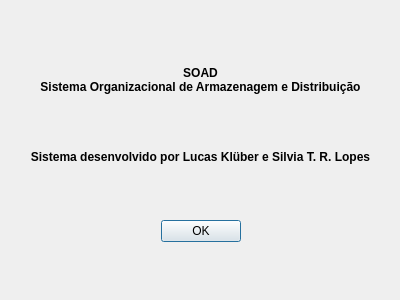
<?xml version="1.0" encoding="UTF-8"?>
<ui version="4.0">
 <class>about</class>
 <widget class="QDialog" name="about">
  <property name="geometry">
   <rect>
    <x>0</x>
    <y>0</y>
    <width>400</width>
    <height>300</height>
   </rect>
  </property>
  <property name="focusPolicy">
   <enum>Qt::StrongFocus</enum>
  </property>
  <property name="windowTitle">
   <string>Sobre o SOAD</string>
  </property>
  <widget class="QWidget" name="verticalLayoutWidget">
   <property name="geometry">
    <rect>
     <x>10</x>
     <y>10</y>
     <width>381</width>
     <height>291</height>
    </rect>
   </property>
   <layout class="QVBoxLayout" name="verticalLayout">
    <property name="spacing">
     <number>0</number>
    </property>
    <property name="sizeConstraint">
     <enum>QLayout::SetMinimumSize</enum>
    </property>
    <item>
     <layout class="QVBoxLayout" name="verticalLayout_2">
      <property name="sizeConstraint">
       <enum>QLayout::SetMinimumSize</enum>
      </property>
      <item>
       <widget class="QLabel" name="label">
        <property name="sizePolicy">
         <sizepolicy hsizetype="Minimum" vsizetype="Maximum">
          <horstretch>0</horstretch>
          <verstretch>0</verstretch>
         </sizepolicy>
        </property>
        <property name="font">
         <font>
          <weight>75</weight>
          <bold>true</bold>
         </font>
        </property>
        <property name="text">
         <string>SOAD</string>
        </property>
        <property name="textFormat">
         <enum>Qt::AutoText</enum>
        </property>
        <property name="scaledContents">
         <bool>false</bool>
        </property>
        <property name="alignment">
         <set>Qt::AlignCenter</set>
        </property>
       </widget>
      </item>
      <item>
       <widget class="QLabel" name="label_2">
        <property name="sizePolicy">
         <sizepolicy hsizetype="Minimum" vsizetype="Maximum">
          <horstretch>0</horstretch>
          <verstretch>0</verstretch>
         </sizepolicy>
        </property>
        <property name="font">
         <font>
          <weight>75</weight>
          <bold>true</bold>
         </font>
        </property>
        <property name="text">
         <string>Sistema Organizacional de Armazenagem e Distribuição</string>
        </property>
        <property name="scaledContents">
         <bool>false</bool>
        </property>
        <property name="alignment">
         <set>Qt::AlignCenter</set>
        </property>
        <property name="wordWrap">
         <bool>false</bool>
        </property>
       </widget>
      </item>
     </layout>
    </item>
    <item>
     <widget class="QLabel" name="label_3">
      <property name="sizePolicy">
       <sizepolicy hsizetype="Minimum" vsizetype="Maximum">
        <horstretch>0</horstretch>
        <verstretch>0</verstretch>
       </sizepolicy>
      </property>
      <property name="font">
       <font>
        <weight>75</weight>
        <bold>true</bold>
       </font>
      </property>
      <property name="text">
       <string>Sistema desenvolvido por Lucas Klüber e Silvia T. R. Lopes</string>
      </property>
      <property name="scaledContents">
       <bool>false</bool>
      </property>
      <property name="alignment">
       <set>Qt::AlignCenter</set>
      </property>
      <property name="wordWrap">
       <bool>false</bool>
      </property>
     </widget>
    </item>
    <item>
     <widget class="QDialogButtonBox" name="buttonBox">
      <property name="focusPolicy">
       <enum>Qt::StrongFocus</enum>
      </property>
      <property name="orientation">
       <enum>Qt::Horizontal</enum>
      </property>
      <property name="standardButtons">
       <set>QDialogButtonBox::Ok</set>
      </property>
      <property name="centerButtons">
       <bool>true</bool>
      </property>
     </widget>
    </item>
   </layout>
  </widget>
 </widget>
 <resources/>
 <connections>
  <connection>
   <sender>buttonBox</sender>
   <signal>accepted()</signal>
   <receiver>about</receiver>
   <slot>accept()</slot>
   <hints>
    <hint type="sourcelabel">
     <x>248</x>
     <y>254</y>
    </hint>
    <hint type="destinationlabel">
     <x>157</x>
     <y>274</y>
    </hint>
   </hints>
  </connection>
  <connection>
   <sender>buttonBox</sender>
   <signal>rejected()</signal>
   <receiver>about</receiver>
   <slot>reject()</slot>
   <hints>
    <hint type="sourcelabel">
     <x>316</x>
     <y>260</y>
    </hint>
    <hint type="destinationlabel">
     <x>286</x>
     <y>274</y>
    </hint>
   </hints>
  </connection>
 </connections>
</ui>
